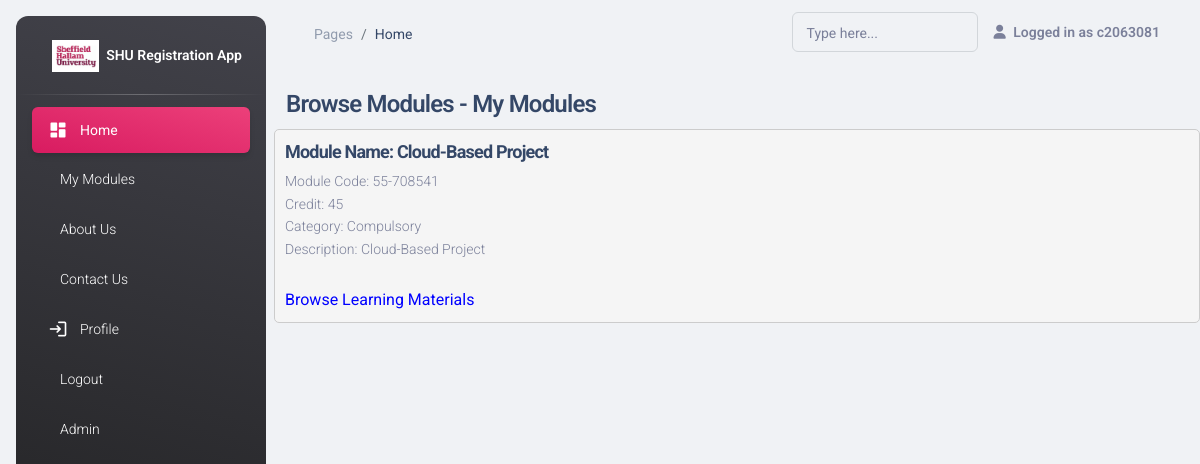
/courses/my_module/ (signed in), run on the app's committed database.
### modules/models.py (models this page shows, shortened)
class Module(models.Model):
    name = models.CharField(max_length=100)
    code = models.CharField(max_length=20, unique=True)
    credit = models.CharField(max_length=10)
    category = models.CharField(max_length=250, choices=(
        ("Compulsory", "Compulsory"),
        ("Elective", "Elective"),
    ))
    description = models.TextField()
    available = models.BooleanField()
    courses = models.ManyToManyField(Course)

### modules/views.py (the view)
# urls.py: path('my_module/', my_module, name='my_module'),
def my_module(request):
    student_name = request.user  # Replace with the actual student name
    registered_users = RegisteredUser.objects.filter(student__username=student_name)
    modules = Module.objects.filter(pk__in=registered_users.values_list('module_code', flat=True))
    return render(request, 'myModule.html', {'modules': modules})

### modules/templates/myModule.html (shortened to what this page needs)
{% extends "base.html" %}
{% block content %}
<h4>Browse Modules - My Modules</h4>
{% for module in modules %}
<div class="course-module">
    <h3>Module Name: {{ module.name }}</h3>
        <p>Module Code: {{ module.code }}</p>
        <p>Credit: {{ module.credit }}</p>
        <p>Category: {{ module.category }}</p>
        <p>Description: {{ module.description }}</p>
        <br>
        <a href="#"  style="color: Blue;">Browse Learning Materials</a></div>
    {% empty %}
        <p>No modules found.</p>
    {% endfor %}
{% endblock %}

### modules/templates/base.html (shortened to what this page needs)
{% load static %}
<!DOCTYPE html>
<html lang="en">
<head>
  <link href="{% static 'css/nucleo-icons.css' %}" rel="stylesheet" />
  <link href="{% static 'css/nucleo-svg.css' %}" rel="stylesheet" />
  <link id="pagestyle" href="{% static 'css/material-dashboard.css' %}?v=3.1.0" rel="stylesheet" />
</head>
<body class="g-sidenav-show  bg-gray-200">
  <aside class="sidenav navbar navbar-vertical navbar-expand-xs border-0 border-radius-xl my-3 fixed-start ms-3   bg-gradient-dark" id="sidenav-main">
    <div class="sidenav-header">
      <a class="navbar-brand m-0" href="#" target="_blank">
        <img src="{% static 'img/shu.png' %}" alt="Moodle Registration System" class="ms-1 font-weight-bold"><span class="ms-1 font-weight-bold text-white"> SHU Registration App</span>
      </a>
    </div>
    <hr class="horizontal light mt-0 mb-2">
    <div class="collapse navbar-collapse  w-auto " id="sidenav-collapse-main">
      <ul class="navbar-nav">
        <li class="nav-item">
          <a class="nav-link text-white active bg-gradient-primary" href="{% url 'modules:home' %}">
            <div class="text-white text-center me-2 d-flex align-items-center justify-content-center">
              <i class="material-icons opacity-10">dashboard</i>
            </div>
            <span class="nav-link-text ms-1">Home</span>
          </a
        </li>
        <li class="nav-item">
          <a class="nav-link text-white " href="{% url 'modules:my_module' %}">
            <span class="nav-link-text ms-1">My Modules</span>
          </a>
        </li>
        <li class="nav-item">
          <a class="nav-link text-white " href="{% url 'about' %}">
            <span class="nav-link-text ms-1">About Us</span>
          </a>
        </li>
        <li class="nav-item">
          <a class="nav-link text-white " href="#">
            <span class="nav-link-text ms-1">Contact Us</span>
          </a>
        </li>
        <li class="nav-item">
          <a class="nav-link text-white " href="#">
            <div class="text-white text-center me-2 d-flex align-items-center justify-content-center">
              <i class="material-icons opacity-10">login</i>
            </div>
            <span class="nav-link-text ms-1">Profile</span>
          </a>
        </li>
        <li class="nav-item">
          {%if user.is_authenticated%}
          <a class="nav-link text-white "href="{% url 'logout' %}">
            <span class="nav-link-text ms-1">Logout</span>
          </a>
          {%endif%}
        </li>
        <li class="nav-item">
          {% if user.is_authenticated %}
          {% if request.user.is_staff %}
          <a class="nav-link text-white " href="\admin">
            <span class="nav-link-text ms-1">Admin</span>
          </a>
          {% endif %}{% endif %}
        </li>
      </ul>
    </div>
  </aside>
  <main class="main-content position-relative max-height-vh-100 h-100 border-radius-lg ">
    <nav class="navbar navbar-main navbar-expand-lg px-0 mx-4 shadow-none border-radius-xl" id="navbarBlur" data-scroll="true">
      <div class="container-fluid py-1 px-3">
        <nav aria-label="breadcrumb">
          <ol class="breadcrumb bg-transparent mb-0 pb-0 pt-1 px-0 me-sm-6 me-5">
            <li class="breadcrumb-item text-sm"><a class="opacity-5 text-dark" href="javascript:;">Pages</a></li>
            <li class="breadcrumb-item text-sm text-dark active" aria-current="page">Home</li>
          </ol>
        </nav>
        <div class="collapse navbar-collapse mt-sm-0 mt-2 me-md-0 me-sm-4" id="navbar">
  <div class="ms-md-auto pe-md-3 d-flex align-items-center">
    <div class="input-group input-group-outline">
      <label class="form-label">Type here...</label>
      <input type="text" class="form-control">
    </div>
  </div>
          <ul class="navbar-nav  justify-content-end">
            {% if user.is_authenticated %}
            <li class="nav-item d-flex align-items-center">
              <span class="nav-link text-body font-weight-bold px-0">
                <i class="fa fa-user me-sm-1"></i>
                <span class="d-sm-inline d-none">Logged in as {{ user.username }}</span>
              </span>
            </li>
          {% endif %}
          </ul>
        </div>
      </div>
    </nav>
    <div class="container-fluid py-4">
      <div class="row">
        <h4 class="mb-0">{% block content %}{% endblock %}</h4>
      </div>
      <footer class="footer py-4  ">
      </footer>
    </div>
  </main>
</body>
</html>

### modules/templates/myModule.html (style rules this page uses)
.course-module { border: 1px solid #ccc; border-radius: 5px; padding: 10px; margin-bottom: 10px; background-color: #f5f5f5; }
.course-module h3 { font-size: 18px; font-weight: bold; margin-top: 0; margin-bottom: 5px; }
.course-module p { font-size: 14px; margin: 0; }

### data on the page
Module: name "Cloud-Based Project", code "55-708541", credit "45", category "Compulsory", description "Cloud-Based Project"

### other printed values
{{ user.username }} "c2063081"
